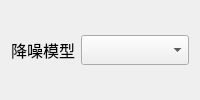
                                   <widget class="QWidget" name="denoiseContainer" native="true">
                                    <layout class="QHBoxLayout" name="horizontalLayout_64">
                                     <item>
                                      <widget class="QWidget" name="widget_44" native="true">
                                       <layout class="QHBoxLayout" name="horizontalLayout_63">
                                        <property name="leftMargin">
                                         <number>0</number>
                                        </property>
                                        <property name="topMargin">
                                         <number>0</number>
                                        </property>
                                        <property name="rightMargin">
                                         <number>0</number>
                                        </property>
                                        <property name="bottomMargin">
                                         <number>0</number>
                                        </property>
                                        <item>
                                         <widget class="QLabel" name="label_83">
                                          <property name="font">
                                           <font>
                                            <pointsize>12</pointsize>
                                           </font>
                                          </property>
                                          <property name="text">
                                           <string>降噪模型</string>
                                          </property>
                                         </widget>
                                        </item>
                                        <item>
                                         <widget class="QComboBox" name="denoiseModelComboBox">
                                          <property name="sizePolicy">
                                           <sizepolicy hsizetype="MinimumExpanding" vsizetype="Fixed">
                                            <horstretch>0</horstretch>
                                            <verstretch>0</verstretch>
                                           </sizepolicy>
                                          </property>
                                          <property name="minimumSize">
                                           <size>
                                            <width>0</width>
                                            <height>0</height>
                                           </size>
                                          </property>
                                          <property name="maximumSize">
                                           <size>
                                            <width>250</width>
                                            <height>30</height>
                                           </size>
                                          </property>
                                         </widget>
                                        </item>
                                       </layout>
                                      </widget>
                                     </item>
                                    </layout>
                                   </widget>
